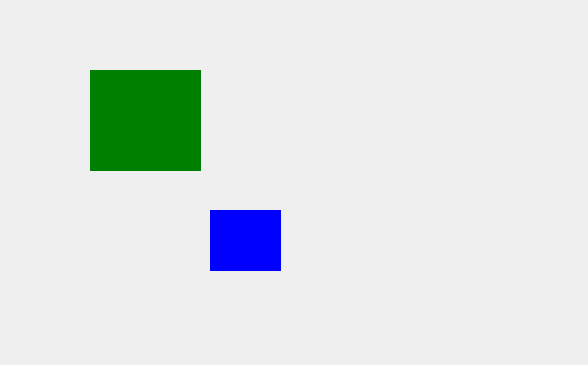
<?xml version="1.0" encoding="UTF-8"?>
<ui version="4.0">
 <class>Form</class>
 <widget class="QWidget" name="Form">
  <property name="geometry">
   <rect>
    <x>0</x>
    <y>0</y>
    <width>588</width>
    <height>365</height>
   </rect>
  </property>
  <property name="windowTitle">
   <string>Form</string>
  </property>
  <widget class="QWidget" name="widget" native="true">
   <property name="geometry">
    <rect>
     <x>90</x>
     <y>70</y>
     <width>111</width>
     <height>101</height>
    </rect>
   </property>
   <property name="styleSheet">
    <string notr="true">background:green</string>
   </property>
  </widget>
  <widget class="QWidget" name="widget_2" native="true">
   <property name="geometry">
    <rect>
     <x>210</x>
     <y>210</y>
     <width>71</width>
     <height>61</height>
    </rect>
   </property>
   <property name="styleSheet">
    <string notr="true">background:blue</string>
   </property>
  </widget>
 </widget>
 <resources/>
 <connections/>
</ui>
